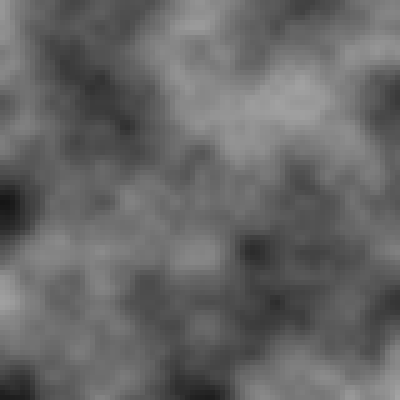
Frame 1 (no input)
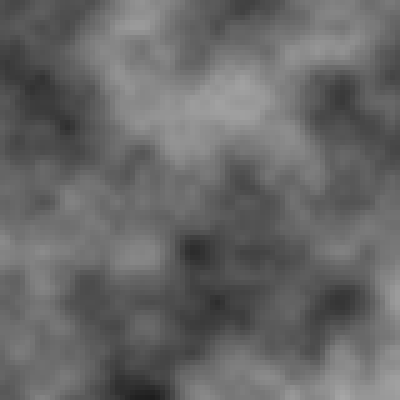
Frame 60 (no input)
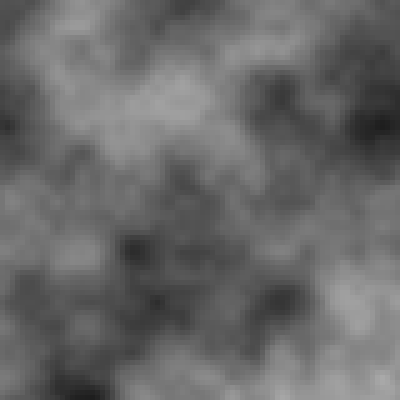
Frame 120 (the mouse pressed at the canvas centre since frame 60)

The p5.js sketch that drew these frames (run headless with seeded random() and noise() and a simulated clock; from frame 60 on, the mouse is pressed at the canvas centre):

// p5.js sketch
// ── sketch.js
function setup() {
  createCanvas(400, 400);
}

function draw() {
  background(220);
  for(let i=0;i<width;i+=5){
    for(let j=0;j<height;j+=5){
    let outputNoise= noise((i+frameCount)*0.01,(j)*0.01);
    fill(outputNoise*225);
    noStroke();
    rect(i,j,5,5);
    }
  } 
}
